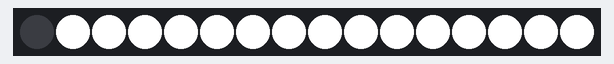
Bench run of a sketch on a simulated Arduino Uno, built with avr-gcc and run on an emulated ATmega328P. On the bench: 16 RGB LEDs in strip order, left to right.

Above: at 0.15 s.
At 6.8 s:
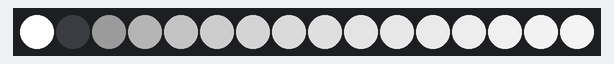
At 11.44 s:
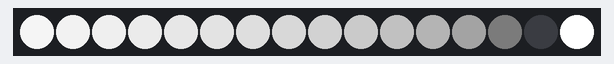
At 15.84 s:
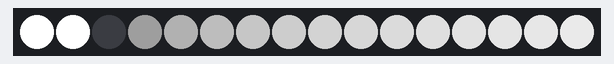
At 23.66 s:
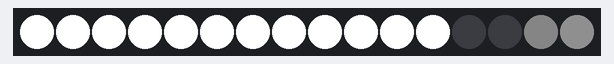
At 31.31 s:
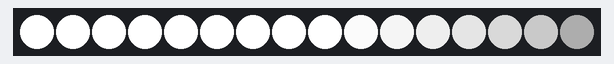

The sketch:

controller_05.ino
```cpp
#include "Tlc5940.h"
#include "datatypes.h"
#define QTY 16

unsigned int buffer[QTY];
char WAIT = 0;
char GO = 1;
unsigned int WAIT_DELAY = 100; // si 0 se caga...

Playhead p = { 1, 0, 1, GO, WAIT_DELAY};
struct Led leds[16];

void setup()
{
  Tlc.init(4095);
  for (char i = 0; i < QTY; i++){
    leds[i].value = 4095;
    leds[i].decay = 8;
  }
}

unsigned long lastTime = 0;

void loop()
{
  if(millis() - lastTime > 10){
    updatePlayhead(&p);
    lastTime = millis();
  }

  updateLeds(leds, &p);
  render(leds, QTY);
  delay(1);
};

void updatePlayhead(Playhead * p)
{

  if(p->state == WAIT) {
    p->waitCounter --;
    if(p->waitCounter <= 0) {
      p->state = GO;
      p->waitCounter = WAIT_DELAY;
    }
  }else{
    // aca tengo que modular la velocidad de avance
    p->pos += p->dir;

    // engana pichanga entre -1 y QTY para que haga fade el primero y el ultimo
    if(p->pos == 0)   { p->dir = 1;   p->state = WAIT; }
    if(p->pos == 255) { p->dir = -1;  p->state = WAIT; }
  }
};

void updateLeds(struct Led leds[] , Playhead * p){
  int value;

  if(p->dir == -1) value = backwards[p->pos];
  if(p->dir == 1) value = QTY - forward[p->pos];

  for(int i = 0 ; i < QTY ; i ++)
  {
    if(i == value)
    {
      leds[i].value = 0;
    }else
    {
      leds[i].value = constrain(leds[i].value + leds[i].decay, 0, 4095);
    }
  }
};


void render(struct Led leds[], int l)
{
  for(int i = 0; i < l ; i ++)
  {
    Tlc.set(i, leds[i].value);
  }
  Tlc.update();
};
```

Source omitted: datatypes.h (data table, 1895 bytes)
